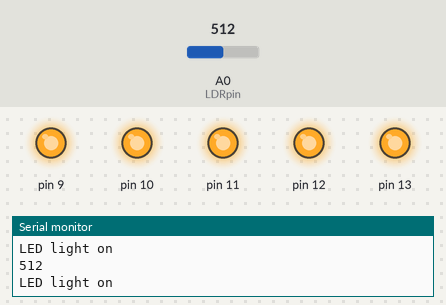
The sketch below on a simulated Arduino Uno, built with avr-gcc and run on an emulated ATmega328P. On the bench: output pins drawn as LEDs (lit = HIGH), the last lines printed to the serial monitor. Inputs (shaded band) come from the test bench; at power-on: A0 (LDRpin) = 512.

Above: at 2.3 s.
2.4 s: A0 (LDRpin) set to 17
5.9 s: A0 (LDRpin) set to 14
At 6.8 s:
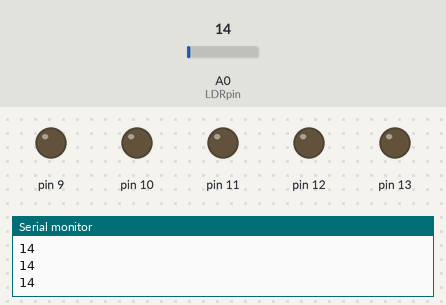
Timing chart, 0 to 8.9 s (numbered marks = the images above; inputs shaded):
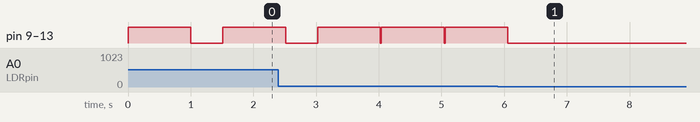

Measured:
- the behaviour switches between 16 and 15 on A0 (LDRpin) (found by bisection; images 0 and 1)
- after the input at 5.9 s, pin 9–13: goes on until 6.1 s, then stays LOW
- by itself, pin 9–13: repeats every 1.0 s: HIGH 1.0 s, LOW 0.02 s

The sketch:

Auto_Street_Light.ino
```cpp
//*Created By Agkiya infotech
//*Automatic Street Light

#define LDRpin A0 // pin where we connected the LDR and the resistor

int LDRValue = 0;     // result of reading the analog pin
void setup()
{
  Serial.begin(9600); // sets serial port for communication
  pinMode(9, OUTPUT);
  pinMode(10, OUTPUT);
  pinMode(11, OUTPUT);
  pinMode(12, OUTPUT);
  pinMode(13, OUTPUT);

}


void loop()
{
  LDRValue = analogRead(LDRpin); // read the value from the LDR
  Serial.println(LDRValue);      // print the value to the serial port
   if(LDRValue > 15)
 {
   Serial.println("LED light on");
   digitalWrite(9,HIGH);
   digitalWrite(10,HIGH);
   digitalWrite(11,HIGH);
   digitalWrite(12,HIGH);
   digitalWrite(13,HIGH);
   delay(1000);
 }
 digitalWrite(9,LOW);
 digitalWrite(10,LOW);
 digitalWrite(11,LOW);
 digitalWrite(12,LOW);
 digitalWrite(13,LOW);
 delay(LDRValue);      // put your main code here, to run repeatedly:

}
```
